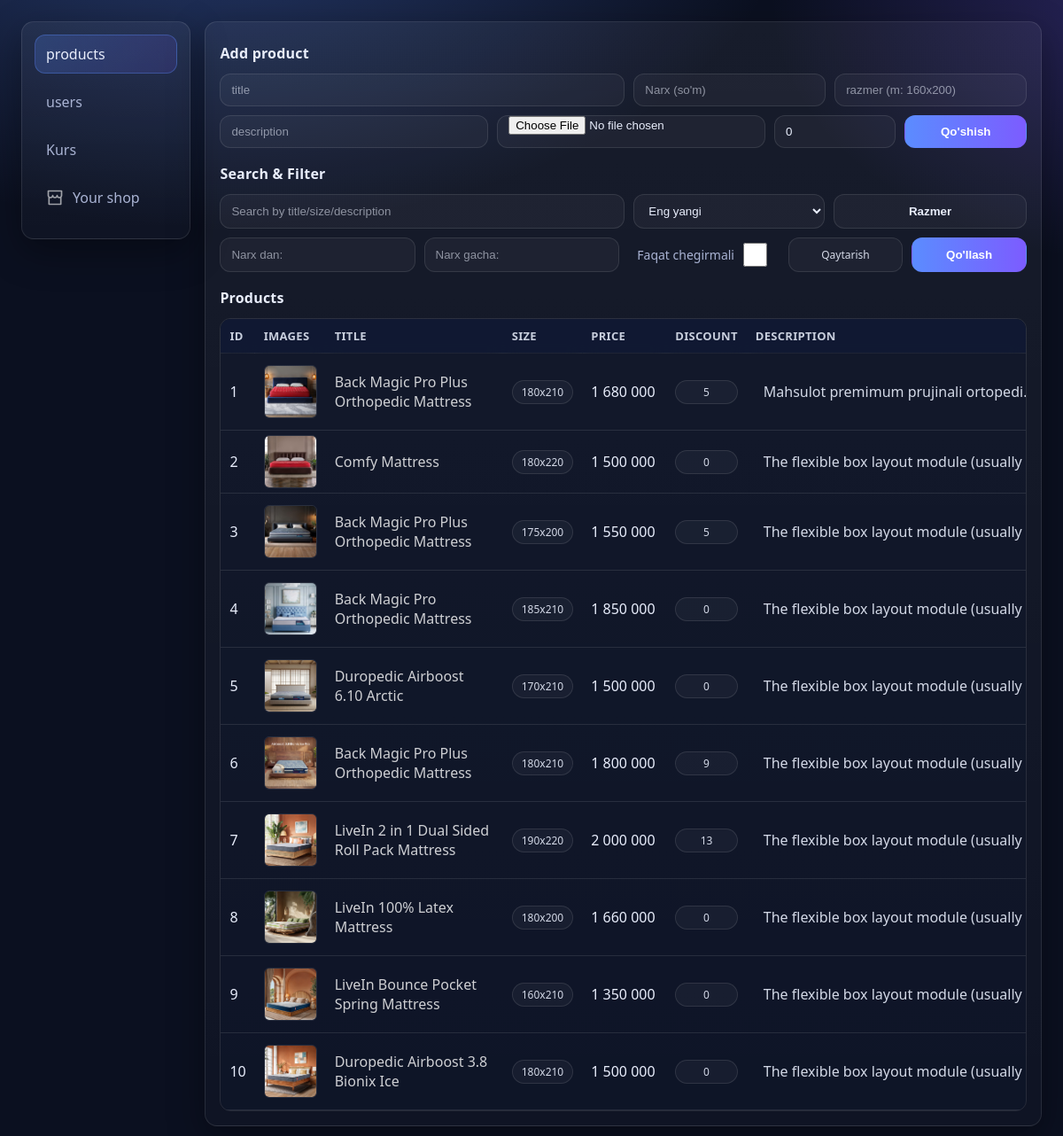
/admin/products, run on an earlier commit of the app's database.
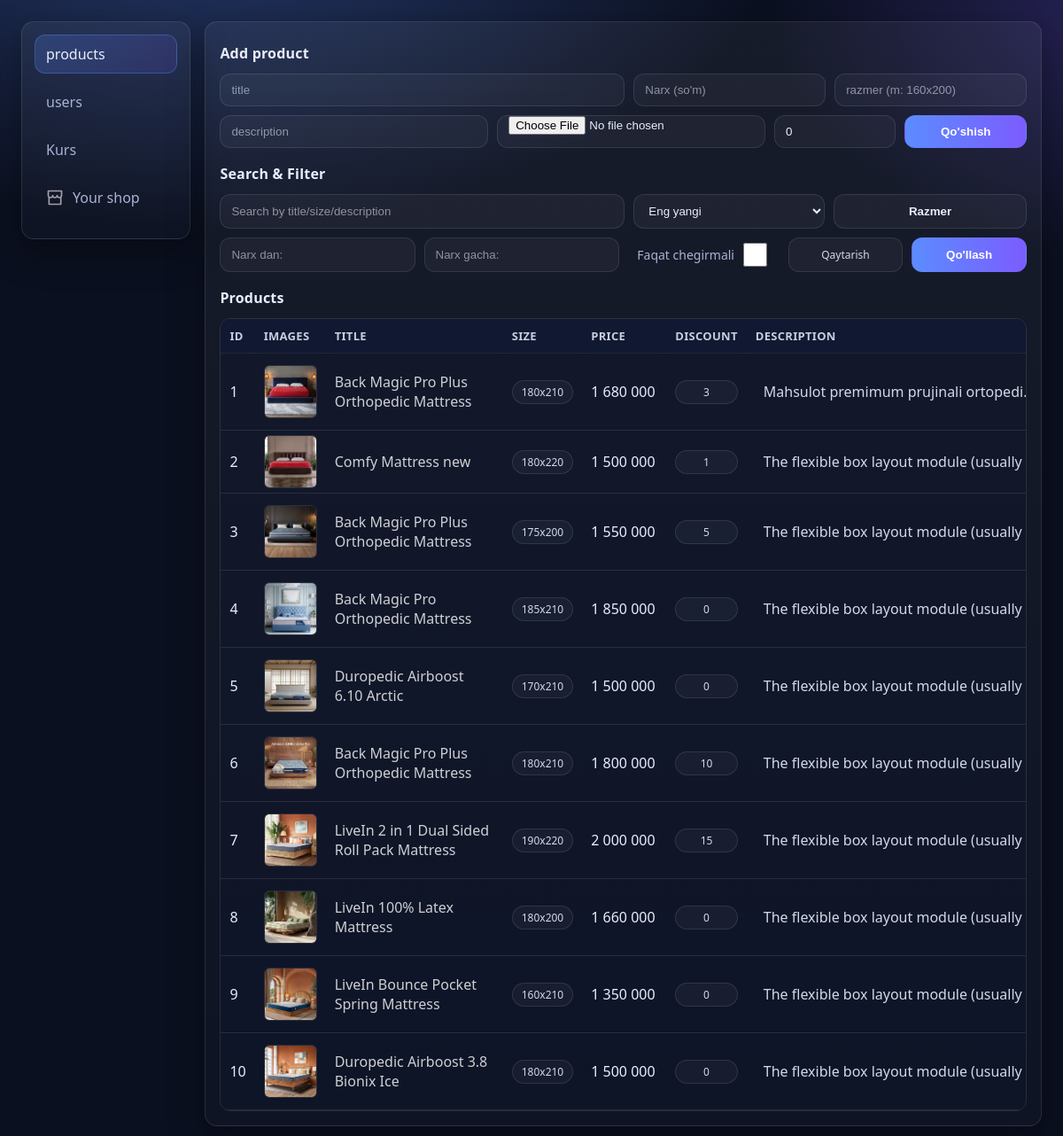
And on a later commit of the database.
### app/models/product.py (models this page shows, shortened)
class Product(db.Model):
    __tablename__ = 'products'
    id = db.Column(db.Integer, primary_key=True)
    title = db.Column(db.String(120), nullable=False)
    price = db.Column(db.Integer, nullable=False, default=0)
    size = db.Column(db.String(20), nullable=False)
    description = db.Column(db.Text, nullable=False)
    image = db.Column(db.String(255))
    discount_percent = db.Column(db.Integer, default=0)
    created_by = db.Column(db.Integer, db.ForeignKey('users.id'))
    created_at = db.Column(db.DateTime, default=datetime.now)
    @hybrid_property
    def final_price(self):
        d = self.discount_percent or 0
        return int(self.price * (100 - d) / 100)

### app/routes/admin.py (the view, shortened to what this page needs)
@admin_bp.route("/products", methods=["GET"])
def products():
    q = (request.args.get("q") or "").strip()
    discount = request.args.get("discount")  # "1" bo'ladi
    min_price = request.args.get("min_price")
    max_price = request.args.get("max_price")
    sort = request.args.get("sort") or "new"
    selected_sizes = [s.strip() for s in request.args.getlist("size") if s and s.strip()]
    query = Product.query
    if selected_sizes:
            query = query.filter(Product.size.in_(selected_sizes))
    if discount == "1":
        query = query.filter((Product.discount_percent or 0) > 0)
    if min_price:
        try:
            query = query.filter(Product.price >= int(min_price))
        except ValueError:
            pass
    if max_price:
        try:
            query = query.filter(Product.price <= int(max_price))
        except ValueError:
            pass
    if sort == "price_asc":
        query = query.order_by(Product.price.asc())
    elif sort == "price_desc":
        query = query.order_by(Product.price.desc())
    elif sort == "discount_desc":
        query = query.order_by(Product.discount_percent.desc())
    else:
        query = query.order_by(Product.id.desc())
    products = query.order_by(Product.id.desc()).all()
    sizes = [
        (r[0] or "").strip()
        for r in db.session.query(Product.size).distinct().order_by(Product.size).all()
        if (r[0] or "").strip()
    ]
    return render_template(
        "admin/admin_panel.html",
        page="products",
        products=products,
        sizes=sizes,  # <= MUHIM: template'ga uzatyapmiz
    )

### app/__init__.py (called while the page is built)
def create_app():
    app = Flask(__name__, instance_relative_config=True)
    app.config.from_object(Config)
    db.init_app(app)
    from app.routes.home import home_bp
    from app.routes.admin import admin_bp
    app.register_blueprint(home_bp)
    app.register_blueprint(admin_bp, url_prefix='/admin')
    BASE_DIR = os.path.abspath(os.path.dirname(__file__))
    app.config["UPLOAD_FOLDER"] = os.path.join(BASE_DIR, "static", "uploads")
    @app.template_filter("uzs")
    def uzs(value):
        try:
            return f"{int(value):,}".replace(",", " ")
        except Exception:
            return value
    return app

### app/templates/admin/admin_panel.html (shortened to what this page needs)
{% extends 'base_admin.html' %}
{% block body %}
<main class="admin-panel">
    <div class="sidebar">
        <a href="{{ url_for('admin.products') }}"
           class="{% if page == 'products' %}active{% endif %}">
           products
        </a>
        <a href="{{ url_for('admin.users') }}"
           class="{% if page == 'users' %}active{% endif %}">
           users
        </a>
        <a href="{{ url_for('admin.settings') }}"
           class="{% if page=='settings' %}active{% endif %}">
            Kurs
        </a>
        <a href="{{ url_for('home.index') }}">
            Your shop
        </a>
    </div>
    <div class="main-section">
        {% if page == "users" %}
            {% include "admin/users.html" %}
        {% elif page == "products" %}
            {% include "admin/products.html" %}
        {% elif page == "settings" %}
            {% include "admin/settings.html" %}
        {% endif %}
    </div>
</main>
{% endblock %}

### app/templates/admin/products.html (shortened to what the changed rows need)
{% if products %}
  <div class="table-wrap">
    <table>
      <tr>
        <th>ID</th>
        <th>Images</th>
        <th>Title</th>
        <th>Size</th>
        <th>Price</th>
        <th>Discount</th>
        <th>Description</th>
      </tr>
      {% for product in products %}
      <tr>
        <td>{{ loop.index }}</td>
        <td>
          {% if product.image %}
            <img src="{{ url_for('static', filename='uploads/' ~ product.image) }}"
                 class="admin-product-img card"
                 data-id="{{ product.id }}"
                 data-title="{{ product.title }}"
                 data-size="{{ product.size }}"
                 data-price="{{ product.price | int}}"
                 data-discount="{{ product.discount_percent or 0 }}"
                 data-description="{{ product.description or '' }}"
                 data-image="{{ product.image }}"
            >
          {% endif %}
        </td>
        <td style="min-width: 200px;"
            class="card"
            data-id="{{ product.id }}"
            data-title="{{ product.title }}"
            data-size="{{ product.size }}"
            data-price="{{ product.price | int}}"
            data-discount="{{ product.discount_percent or 0 }}"
            data-description="{{ product.description or '' }}"
            data-image="{{ product.image }}"
        >
          <p>{{ product.title }}</p>
        </td>
        <td><span class="badge">{{ product.size }}</span></td>
        <td style="min-width: 95px;">{{ product.price | uzs }}</td>
        <td style="text-align: center; ">
          <span style="display: block" class="badge">{{ product.discount_percent }}</span>
        </td>
        <td class="desc-cell">
          <span class="desc-text"
                data-title="{{ product.title }}"
                data-desc="{{ product.description|e }}">
            {{ product.description }}
          </span>
        </td>
      </tr>
      {% endfor %}
    </table>
  </div>
{% else %}
  <p>Hali mahsulot yo'q</p>
{% endif %}

What changed in the data, as far as the page shows it:
changed Product "Mahsulot premimum prujinali ortopedi…": discount_percent "5" → "3"
changed Product: title "Comfy Mattress" → "Comfy Mattress new"; discount_percent "0" → "1"
changed Product (number 6 of 10 on the later page): discount_percent "9" → "10"
changed Product "LiveIn 2 in 1 Dual Sided Roll Pack Mattress": discount_percent "13" → "15"
